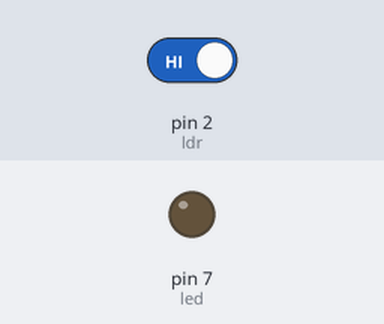
Simulated run of this sketch. Board: Arduino Uno, built with avr-gcc and run on an emulated ATmega328P. Shown: output pins drawn as LEDs (lit = HIGH). The test bench sets the inputs (shaded band); at power-on: pin 2 (ldr) HIGH.

Above: at 1.2 s.
1.3 s: pin 2 (ldr) driven LOW
At 2.2 s:
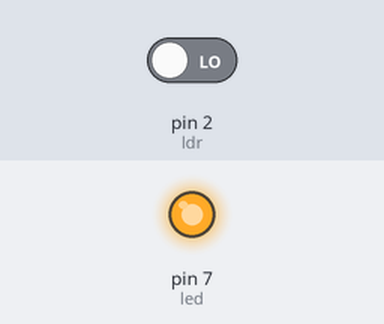
2.8 s: pin 2 (ldr) driven HIGH
At 3.3 s:
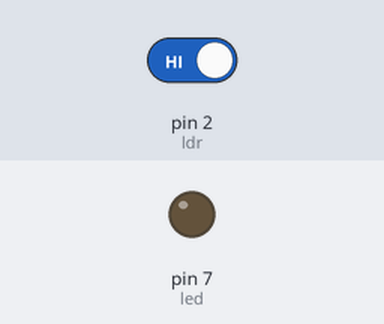
Timing chart, 0 to 5.8 s (numbered marks = the images above; inputs shaded):
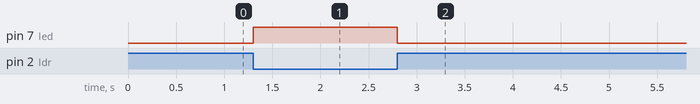

The sketch:

streetlight.ino
```cpp
// C++ code
//
int led=7;
int ldr=2;
int ldrState=1;
void setup()
{
  pinMode(led,OUTPUT);
  pinMode(ldr,INPUT);
  }

void loop()
{
  ldrState=digitalRead(ldr);
  if(ldrState==LOW){
    digitalWrite(led,HIGH);
  }
  else{
    digitalWrite(led,LOW);
  }
}
```

Measured:
- after the input at 1.3 s, pin 7 (led): LOW → HIGH at once
- after the input at 2.8 s, pin 7 (led): HIGH → LOW at once
